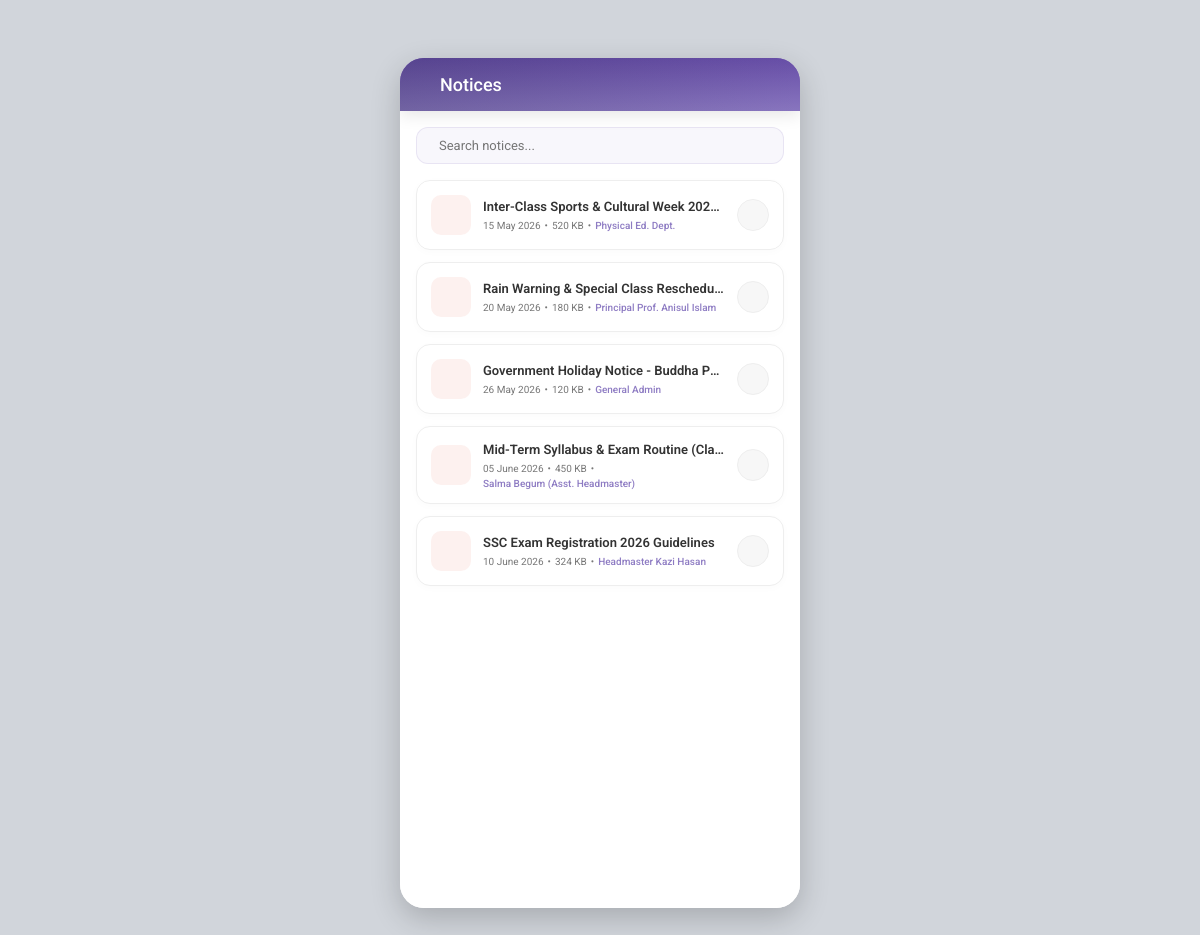
The page /index.php?controller=student&action=notices (signed in) on the database its author committed.
### tables this page shows
CREATE TABLE notices (
            id INTEGER PRIMARY KEY AUTOINCREMENT,
            title TEXT NOT NULL,
            date TEXT NOT NULL,
            file_name TEXT,
            file_size TEXT,
            uploader TEXT,
            category TEXT,
            icon TEXT DEFAULT 'ph-megaphone',
            color TEXT DEFAULT '#8E7CC3',
            school_code TEXT NOT NULL REFERENCES schools(school_code) ON DELETE CASCADE
        );

### core/Controller.php (called while the page is built)
<?php
class Controller {
    public function render($view, $data = []) {
        extract($data);
        include 'views/layouts/header.php';
        include 'views/' . $view . '.php';
        include 'views/layouts/footer.php';
    }
}

### controllers/StudentController.php (called while the page is built, shortened)
<?php
class StudentController extends Controller {
    public function notices() {
        $data = [
            'notices' => NoticeModel::getRecentNotices()
        ];
        $this->render('student/notices', $data);
    }
}

### models/NoticeModel.php (called while the page is built)
<?php
class NoticeModel extends Model {
    public static function getRecentNotices() {
        $db = self::getDB();
        $schoolCode = isset($_SESSION['school_code']) ? $_SESSION['school_code'] : 'DHAKA100';
        if ($db) {
            $stmt = $db->prepare("SELECT id, title, date, file_name, file_size, uploader, category, icon, color FROM notices WHERE school_code = :school_code ORDER BY id DESC");
            $stmt->execute(['school_code' => $schoolCode]);
            return $stmt->fetchAll(PDO::FETCH_ASSOC);
        }
        return [
            [
                'id' => 1,
                'title' => 'SSC Exam Registration 2026 Guidelines',
                'date' => '10 June 2026',
                'file_name' => 'ssc_registration_guidelines_2026.pdf',
                'file_size' => '324 KB',
                'uploader' => 'Headmaster Kazi Hasan',
                'category' => 'Exam',
                'icon' => 'ph-megaphone',
                'color' => '#e74c3c'
            ]
        ];
    }
}

### views/student/notices.php (the view, shortened to what this page needs)
<div id="studentNoticesView" class="view active">
    <div style="padding: 16px 16px 8px;">
        <div style="display: flex; align-items: center; background: rgba(142, 124, 195, 0.06); border: 1px solid rgba(142, 124, 195, 0.15); border-radius: 12px; padding: 10px 14px; gap: 8px;">
            <input type="text" placeholder="Search notices..." style="border: none; background: none; outline: none; width: 100%; font-size: 13px; color: var(--text-main);" oninput="filterNotices(this.value)">
        </div>
    </div>
    <div style="padding: 8px 16px 24px; display: flex; flex-direction: column; gap: 12px;" id="noticesList">
        <?php foreach ($notices as $notice): ?>
            <div class="notice-card" onclick="viewNoticePdf('<?php echo htmlspecialchars($notice['file_name']); ?>')" style="background: white; border: 1px solid var(--border-color); border-radius: 14px; padding: 14px; display: flex; gap: 12px; align-items: center; box-shadow: 0 2px 8px rgba(0,0,0,0.02); cursor: pointer; transition: transform 0.15s ease, box-shadow 0.15s ease;">
                <div class="notice-pdf-icon" style="width: 40px; height: 40px; border-radius: 10px; background: rgba(231, 76, 60, 0.08); color: <?php echo $notice['color']; ?>; display: flex; align-items: center; justify-content: center; font-size: 20px;">
                </div>
                <div style="flex: 1; min-width: 0;">
                    <div style="font-weight: 600; color: var(--text-main); font-size: 13px; line-height: 1.4; margin-bottom: 4px; overflow: hidden; text-overflow: ellipsis; white-space: nowrap;">
                        <?php echo htmlspecialchars($notice['title']); ?>
                    </div>
                    <div style="font-size: 10px; color: var(--text-light); display: flex; align-items: center; gap: 4px; flex-wrap: wrap;">
                        <span><?php echo htmlspecialchars($notice['date']); ?></span>
                        <span>•</span>
                        <span><?php echo htmlspecialchars($notice['file_size']); ?></span>
                        <span>•</span>
                        <span style="color: var(--brand-color); font-weight: 500;"><?php echo htmlspecialchars($notice['uploader']); ?></span>
                    </div>
                </div>
                <div class="notice-download-btn" style="width: 32px; height: 32px; border-radius: 50%; background: #f7f7f7; color: var(--text-main); display: flex; align-items: center; justify-content: center; font-size: 16px; border: 1px solid var(--border-color);">
                </div>
            </div>
        <?php endforeach; ?>
    </div>
</div>

### assets/css/style.css (style rules this page uses)
:root { --brand-color: #8E7CC3; --brand-dark: #674EA7; --bg-color: #f7f7f7; --white: #ffffff; --text-main: #333333; --text-light: #777777; --border-color: #eeeeee; --success: #2ecc71; --error: #e74c3c; --warning: #f39c12; --info: #3498db; --space-xs: 4px; --space-sm: 8px; --space-md: 16px; --space-lg: 24px; --space-xl: 32px; }
* { margin: 0; padding: 0; box-sizing: border-box; -webkit-tap-highlight-color: transparent; font-family: 'Roboto', sans-serif; }
html, body { height: 100%; }
body { background-color: #d1d5db; display: flex; justify-content: center; align-items: center; min-height: 100vh; }
.view { display: none; animation: fadeIn 0.3s ease; }
.view.active { display: block; }

### rows shown on the page
notices: title "Inter-Class Sports & Cultural Week 202…", date "15 May 2026", file_size "520 KB", uploader "Physical Ed. Dept."
notices: title "Rain Warning & Special Class Reschedu…", date "20 May 2026", file_size "180 KB", uploader "Principal Prof. Anisul Islam"
notices: title "Government Holiday Notice - Buddha P…", date "26 May 2026", file_size "120 KB", uploader "General Admin"
notices: title "Mid-Term Syllabus & Exam Routine (Cla…", date "05 June 2026", file_size "450 KB", uploader "Salma Begum (Asst. Headmaster)"
notices: title "SSC Exam Registration 2026 Guidelines", date "10 June 2026", file_size "324 KB", uploader "Headmaster Kazi Hasan"

### other values the page prints
$title "Notices"
